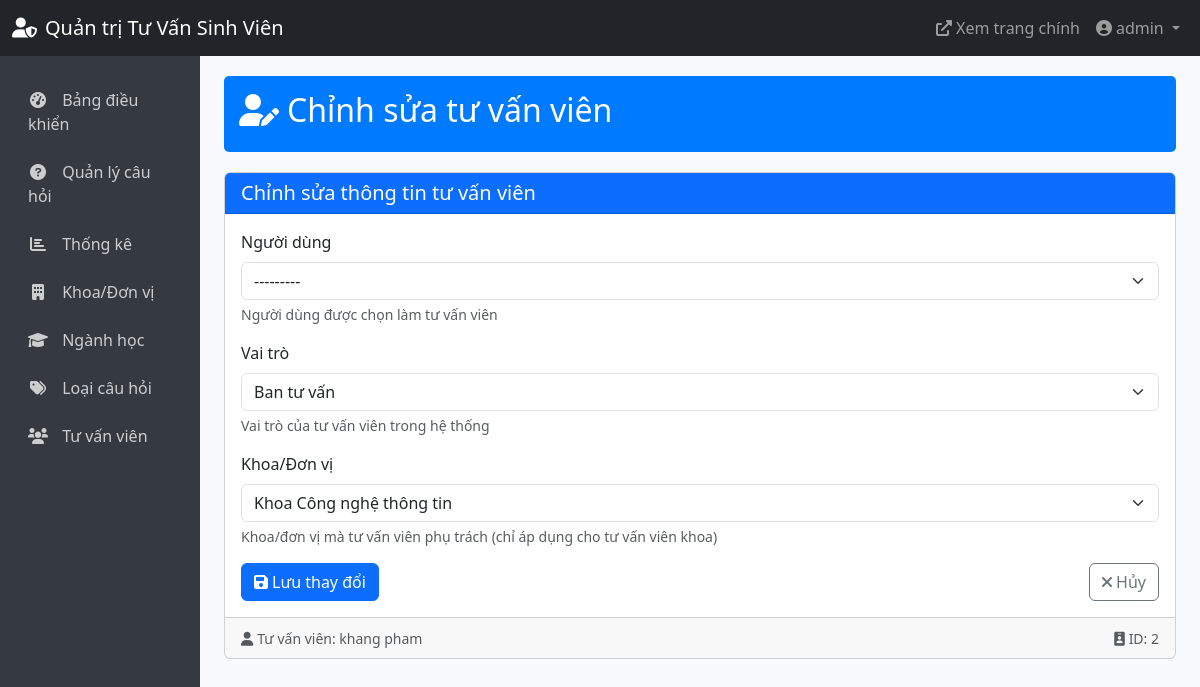
Screenshot of /admin-panel/advisors/2/edit/ (signed in) with the database file from the repository.
### accounts/models.py (models this page shows)
class CustomUser(AbstractUser):
    USER_TYPE_CHOICES = (
        ('student', 'Sinh viên'),
        ('alumni', 'Cựu sinh viên'),
        ('parent', 'Phụ huynh'),
        ('high_school', 'Học sinh phổ thông'),
    )
    user_type = models.CharField(max_length=20, choices=USER_TYPE_CHOICES)
    student_id = models.CharField(max_length=20, blank=True, null=True)
    graduation_year = models.IntegerField(blank=True, null=True)  # Cho cựu sinh viên
    phone_number = models.CharField(max_length=15, blank=True, null=True)  # Cho phụ huynh
    grade = models.CharField(max_length=10, blank=True, null=True)  # Cho học sinh phổ thông

### admin_panel/models.py (models this page shows, shortened)
class AdvisorProfile(models.Model):
    ROLE_CHOICES = (
        ('admin', 'Admin hệ thống'),
        ('advisor', 'Ban tư vấn'),
    )
    user = models.OneToOneField(CustomUser, on_delete=models.CASCADE, verbose_name="Người dùng")
    department = models.ForeignKey(Department, on_delete=models.SET_NULL, null=True, blank=True, verbose_name="Khoa/Đơn vị")
    role = models.CharField(max_length=20, choices=ROLE_CHOICES, verbose_name="Vai trò")
    class Meta:
        verbose_name = "Hồ sơ tư vấn viên"
        verbose_name_plural = "Hồ sơ tư vấn viên"

### admin_panel/views.py (the view)
# urls.py: path('advisors/<int:pk>/edit/', views.edit_advisor, name='edit_advisor'),
@login_required
def edit_advisor(request, pk):
    if not is_advisor(request.user):
        messages.error(request, 'Bạn không có quyền truy cập trang quản trị.')
        return redirect('home')
    try:
        user_advisor = AdvisorProfile.objects.get(user=request.user)
        if user_advisor.role != 'admin':
            messages.error(request, 'Bạn không có quyền chỉnh sửa tư vấn viên.')
            return redirect('manage_advisors')
    except AdvisorProfile.DoesNotExist:
        messages.error(request, 'Bạn không có quyền truy cập trang quản trị.')
        return redirect('home')
    advisor = get_object_or_404(AdvisorProfile, pk=pk)
    if request.method == 'POST':
        form = AdvisorProfileForm(request.POST, instance=advisor)
        if form.is_valid():
            form.save()
            messages.success(request, f'Đã cập nhật thông tin tư vấn viên thành công.')
            return redirect('manage_advisors')
    else:
        form = AdvisorProfileForm(instance=advisor)
    return render(request, 'admin_panel/edit_advisor.html', {
        'form': form,
        'advisor': advisor
    })

### admin_panel/forms.py
class AdvisorProfileForm(forms.ModelForm):
    class Meta:
        model = AdvisorProfile
        fields = ['user', 'department', 'role']
    def __init__(self, *args, **kwargs):
        super().__init__(*args, **kwargs)
        existing_advisors = AdvisorProfile.objects.values_list('user', flat=True)
        self.fields['user'].queryset = CustomUser.objects.exclude(id__in=existing_advisors)

### admin_panel/views.py (called while the page is built)
def is_advisor(user):
    try:
        advisor = AdvisorProfile.objects.get(user=user)
        return True
    except AdvisorProfile.DoesNotExist:
        return False

### questions/models.py (called while the page is built)
    def __str__(self):
        return self.name

### templates/admin_panel/edit_advisor.html (shortened to what this page needs)
{% extends 'admin_panel/base_admin.html' %}
{% load widget_tweaks %}
{% block content %}
<div class="admin-header">
    <h2><i class="fas fa-user-edit me-2"></i>Chỉnh sửa tư vấn viên</h2>
</div>
<div class="card">
    <div class="card-header bg-primary text-white">
        <h5 class="mb-0">Chỉnh sửa thông tin tư vấn viên</h5>
    </div>
    <div class="card-body">
        <form method="post">
            <div class="mb-3">
                <label for="{{ form.user.id_for_label }}" class="form-label">{{ form.user.label }}</label>
                {{ form.user|add_class:"form-select" }}
                <div class="form-text">Người dùng được chọn làm tư vấn viên</div>
            </div>
            <div class="mb-3">
                <label for="{{ form.role.id_for_label }}" class="form-label">{{ form.role.label }}</label>
                {{ form.role|add_class:"form-select" }}
                <div class="form-text">Vai trò của tư vấn viên trong hệ thống</div>
            </div>
            <div class="mb-3">
                <label for="{{ form.department.id_for_label }}" class="form-label">{{ form.department.label }}</label>
                {{ form.department|add_class:"form-select" }}
                <div class="form-text">Khoa/đơn vị mà tư vấn viên phụ trách (chỉ áp dụng cho tư vấn viên khoa)</div>
            </div>
            <div class="d-flex justify-content-between">
                <button type="submit" class="btn btn-primary">
                    <i class="fas fa-save me-1"></i>Lưu thay đổi
                </button>
                <a href="{% url 'manage_advisors' %}" class="btn btn-outline-secondary">
                    <i class="fas fa-times me-1"></i>Hủy
                </a>
            </div>
        </form>
    </div>
    <div class="card-footer">
        <div class="d-flex justify-content-between text-muted">
            <div>
                <small><i class="fas fa-user me-1"></i>Tư vấn viên: {{ advisor.user.get_full_name|default:advisor.user.username }}</small>
            </div>
            <div>
                <small><i class="fas fa-id-badge me-1"></i>ID: {{ advisor.id }}</small>
            </div>
        </div>
    </div>
</div>
{% endblock %}

### templates/admin_panel/base_admin.html (shortened to what this page needs)
<!DOCTYPE html>
<html lang="vi">
<head>
    <link href="https://cdn.jsdelivr.net/npm/bootstrap@5.3.0/dist/css/bootstrap.min.css" rel="stylesheet">
    <link rel="stylesheet" href="https://cdnjs.cloudflare.com/ajax/libs/font-awesome/6.0.0/css/all.min.css">
</head>
<body>
    <nav class="navbar navbar-expand-lg navbar-dark bg-dark">
        <div class="container-fluid">
            <a class="navbar-brand" href="{% url 'admin_dashboard' %}">
                <i class="fas fa-user-shield me-2"></i>Quản trị Tư Vấn Sinh Viên
            </a>
            <div class="collapse navbar-collapse" id="navbarAdmin">
                <ul class="navbar-nav ms-auto">
                    <li class="nav-item">
                        <a class="nav-link" href="{% url 'home' %}" target="_blank">
                            <i class="fas fa-external-link-alt me-1"></i>Xem trang chính
                        </a>
                    </li>
                    <li class="nav-item dropdown">
                        <a class="nav-link dropdown-toggle" href="#" id="navbarDropdown" role="button" data-bs-toggle="dropdown">
                            <i class="fas fa-user-circle me-1"></i>{{ user.get_full_name|default:user.username }}
                        </a>
                    </li>
                </ul>
            </div>
        </div>
    </nav>
    <div class="container-fluid">
        <div class="row">
            <div class="col-md-3 col-lg-2 d-md-block admin-sidebar collapse">
                <div class="position-sticky">
                    <ul class="nav flex-column">
                        <li class="nav-item">
                            <a class="nav-link {% if request.resolver_match.url_name == 'admin_dashboard' %}active{% endif %}" href="{% url 'admin_dashboard' %}">
                                <i class="fas fa-tachometer-alt"></i> Bảng điều khiển
                            </a>
                        </li>
                        <li class="nav-item">
                            <a class="nav-link {% if request.resolver_match.url_name == 'manage_questions' %}active{% endif %}" href="{% url 'manage_questions' %}">
                                <i class="fas fa-question-circle"></i> Quản lý câu hỏi
                            </a>
                        </li>
                        {% if user.advisorprofile.role == 'admin' %}
                        <li class="nav-item">
                            <a class="nav-link {% if request.resolver_match.url_name == 'statistics_dashboard' %}active{% endif %}" href="{% url 'statistics_dashboard' %}">
                                <i class="fas fa-chart-bar"></i> Thống kê
                            </a>
                        </li>
                        <li class="nav-item">
                            <a class="nav-link {% if request.resolver_match.url_name == 'manage_departments' %}active{% endif %}" href="{% url 'manage_departments' %}">
                                <i class="fas fa-building"></i> Khoa/Đơn vị
                            </a>
                        </li>
                        <li class="nav-item">
                            <a class="nav-link {% if request.resolver_match.url_name == 'manage_majors' %}active{% endif %}" href="{% url 'manage_majors' %}">
                                <i class="fas fa-graduation-cap"></i> Ngành học
                            </a>
                        </li>
                        <li class="nav-item">
                            <a class="nav-link {% if request.resolver_match.url_name == 'manage_categories' %}active{% endif %}" href="{% url 'manage_categories' %}">
                                <i class="fas fa-tags"></i> Loại câu hỏi
                            </a>
                        </li>
                        <li class="nav-item">
                            <a class="nav-link {% if request.resolver_match.url_name == 'manage_advisors' %}active{% endif %}" href="{% url 'manage_advisors' %}">
                                <i class="fas fa-users"></i> Tư vấn viên
                            </a>
                        </li>
                        {% endif %}
                    </ul>
                </div>
            </div>
            <main class="col-md-9 ms-sm-auto col-lg-10 px-md-4 admin-content">
                {% block content %}{% endblock %}
            </main>
        </div>
    </div>
</body>
</html>

### templates/admin_panel/base_admin.html (style rules this page uses)
body { background-color: #f8f9fa; }
.admin-sidebar { min-height: calc(100vh - 56px); background-color: #343a40; padding-top: 20px; }
.admin-sidebar .nav-link { color: rgba(255, 255, 255, 0.75); border-radius: 0; padding: 0.75rem 1rem; }
.admin-sidebar .nav-link i { margin-right: 10px; width: 20px; text-align: center; }
.admin-content { padding: 20px; }
.admin-header { background-color: #007bff; color: white; padding: 15px; margin-bottom: 20px; border-radius: 5px; }

### rows the page displays
CustomUser: get_full_name "admin"
AdvisorProfile: user "---------", role "Ban tư vấn", department "Khoa Công nghệ thông tin", user.get_full_name "khang pham", id "2"
